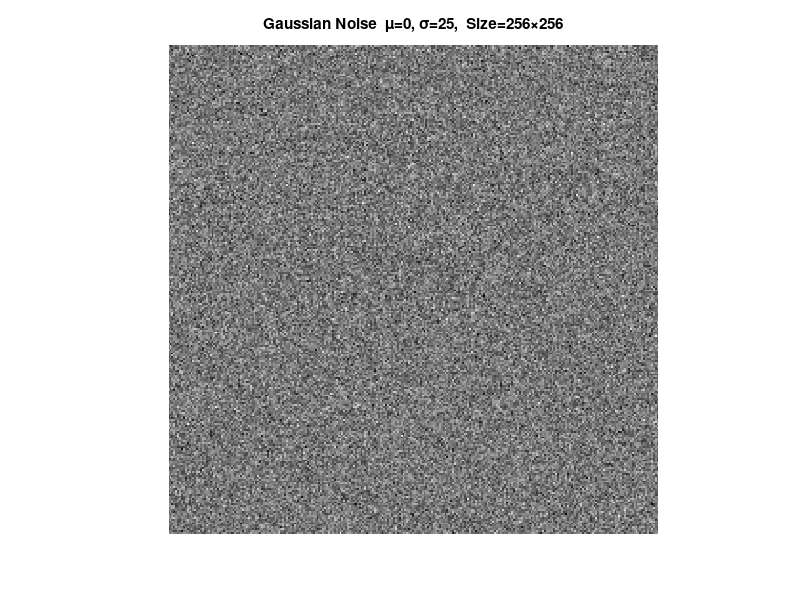

Here is the MATLAB script that generated this plot: (Note: this script raises an error after producing the figure.)
function n = GaussianNoise(M, N, mu, sigma)
% Returns an M×N Gaussian noise matrix with mean mu and std sigma.
% Called with no output (standalone): displays figure and saves result.
if nargin < 1, M     = 256; end
if nargin < 2, N     = 256; end
if nargin < 3, mu    = 0;   end
if nargin < 4, sigma = 25;  end

n = mu + sigma * randn(M, N);

if nargout == 0
    figure;
    imshow(n, []);
    title(sprintf('Gaussian Noise  \\mu=%g, \\sigma=%g,  Size=%d\\times%d', mu, sigma, M, N));
    save_figure('GaussianNoise');
    fprintf('Noise matrix n(x,y):\n');
    fprintf('  Size:  %d x %d\n', M, N);
    fprintf('  Mean:  %.4f\n', mean(n(:)));
    fprintf('  Std:   %.4f\n', std(n(:)));
    fprintf('  Min:   %.4f\n', min(n(:)));
    fprintf('  Max:   %.4f\n', max(n(:)));
end
